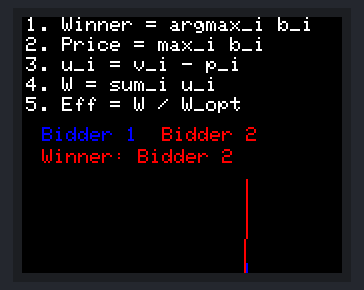
Simulated run of this sketch. Board: Arduino Uno, built with avr-gcc and run on an emulated ATmega328P. Parts: 160×128 colour display. Random numbers use the default seed unless the sketch sets one.

Above: at 0.29 s.
At 0.81 s:
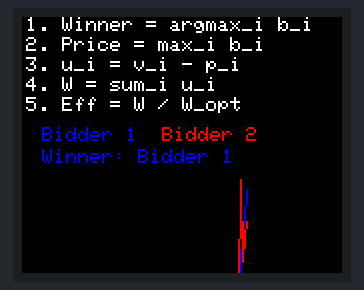
At 1.5 s:
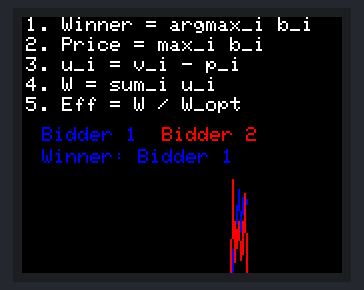
At 11.1 s:
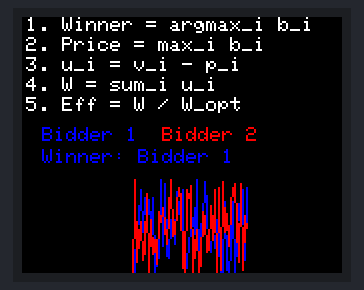
At 20.73 s:
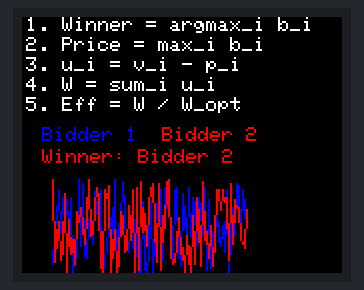
At 39.81 s:
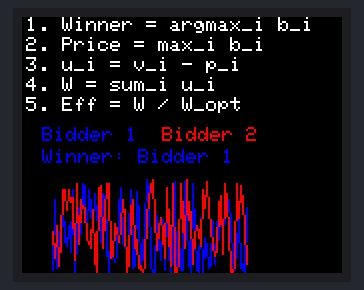

The sketch:

auction_simulation.ino
```cpp
/*
Auction simulation: Random

***
Hardware Requirement:
UNO, Analog Joystick and ST7735S
***

1.  Wiring: ST7735S TFT + Arduino Uno
TFT Pin	Arduino Uno	Function
VCC	5V	Power
GND	GND	Ground
CS	D10	Chip Select
RESET	D8	Reset
DC or A0	D9	Data/Command select
SDA	D11	SPI Data (MOSI)
SCL	D13	SPI Clock (SCK)
LED or BLK	3.3V or 100Ω to 5V	Backlight
2. Analog Joystick to Arduino Uno (unchanged)
Joystick Pin	Arduino Uno
GND	GND
VCC	5V
VRx	A0
VRy	A1
SW	D2
*/


#include <Adafruit_GFX.h>
#include <Adafruit_ST7735.h>
#include <SPI.h>

// TFT Pins
#define TFT_CS     10
#define TFT_RST    9
#define TFT_DC     8

// Define Red and Blue colors (RGB565)
#define COLOR_RED   0xF800  // Red (255, 0, 0)
#define COLOR_BLUE  0x001F  // Blue (0, 0, 255)

Adafruit_ST7735 tft = Adafruit_ST7735(TFT_CS, TFT_DC, TFT_RST);

#define SCREEN_W 128
#define SCREEN_H 160

// Graph position and size
#define GRAPH_X 15
#define GRAPH_Y 80     // Positioned below labels
#define GRAPH_W 98
#define GRAPH_H 60

#define MAX_POINTS GRAPH_W

float bidder1Bids[MAX_POINTS];
float bidder2Bids[MAX_POINTS];

void setup() {
  tft.initR(INITR_BLACKTAB);
  tft.setRotation(1);
  tft.fillScreen(ST77XX_BLACK);

  drawLabels();
  clearGraphArea();

  for (int i = 0; i < MAX_POINTS; i++) {
    bidder1Bids[i] = 0;
    bidder2Bids[i] = 0;
  }
}

void loop() {
  float newBid1 = random(10, GRAPH_H);
  float newBid2 = random(10, GRAPH_H);

  shiftLeftAndAdd(newBid1, newBid2);

  clearGraphArea();
  drawGraph();
  drawWinner(newBid1, newBid2);

  delay(150);
}

void shiftLeftAndAdd(float b1, float b2) {
  for (int i = 0; i < MAX_POINTS - 1; i++) {
    bidder1Bids[i] = bidder1Bids[i + 1];
    bidder2Bids[i] = bidder2Bids[i + 1];
  }
  bidder1Bids[MAX_POINTS - 1] = b1;
  bidder2Bids[MAX_POINTS - 1] = b2;
}

void drawGraph() {
  // Draw bidder 1 in blue
  for (int i = 0; i < MAX_POINTS - 1; i++) {
    int x1 = GRAPH_X + i;
    int y1 = GRAPH_Y + GRAPH_H - (int)bidder1Bids[i];
    int x2 = GRAPH_X + i + 1;
    int y2 = GRAPH_Y + GRAPH_H - (int)bidder1Bids[i + 1];
    tft.drawLine(x1, y1, x2, y2, COLOR_BLUE);
  }

  // Draw bidder 2 in red
  for (int i = 0; i < MAX_POINTS - 1; i++) {
    int x1 = GRAPH_X + i;
    int y1 = GRAPH_Y + GRAPH_H - (int)bidder2Bids[i];
    int x2 = GRAPH_X + i + 1;
    int y2 = GRAPH_Y + GRAPH_H - (int)bidder2Bids[i + 1];
    tft.drawLine(x1, y1, x2, y2, COLOR_RED);
  }
}

void clearGraphArea() {
  tft.fillRect(GRAPH_X, GRAPH_Y, GRAPH_W, GRAPH_H, ST77XX_BLACK);
}

void drawLabels() {
  tft.setTextColor(ST77XX_WHITE);
  tft.setTextSize(1);

  // Auction math formulas (top of screen)
  tft.setCursor(2, 0);
  tft.println("1. Winner = argmax_i b_i");

  tft.setCursor(2, 10);
  tft.println("2. Price = max_i b_i");

  tft.setCursor(2, 20);
  tft.println("3. u_i = v_i - p_i");

  tft.setCursor(2, 30);
  tft.println("4. W = sum_i u_i");

  tft.setCursor(2, 40);
  tft.println("5. Eff = W / W_opt");

  // Bidder labels below formulas
  tft.setTextColor(COLOR_BLUE);
  tft.setCursor(10, 55);
  tft.println("Bidder 1");

  tft.setTextColor(COLOR_RED);
  tft.setCursor(70, 55);
  tft.println("Bidder 2");
}

void drawWinner(float b1, float b2) {
  // Clear previous winner text area
  tft.fillRect(0, 66, SCREEN_W, 10, ST77XX_BLACK);
  tft.setTextSize(1);
  tft.setCursor(10, 66);

  if (b1 > b2) {
    tft.setTextColor(COLOR_BLUE);
    tft.print("Winner: Bidder 1");
  } else if (b2 > b1) {
    tft.setTextColor(COLOR_RED);
    tft.print("Winner: Bidder 2");
  } else {
    tft.setTextColor(ST77XX_WHITE);
    tft.print("Winner: Tie");
  }
}
```
